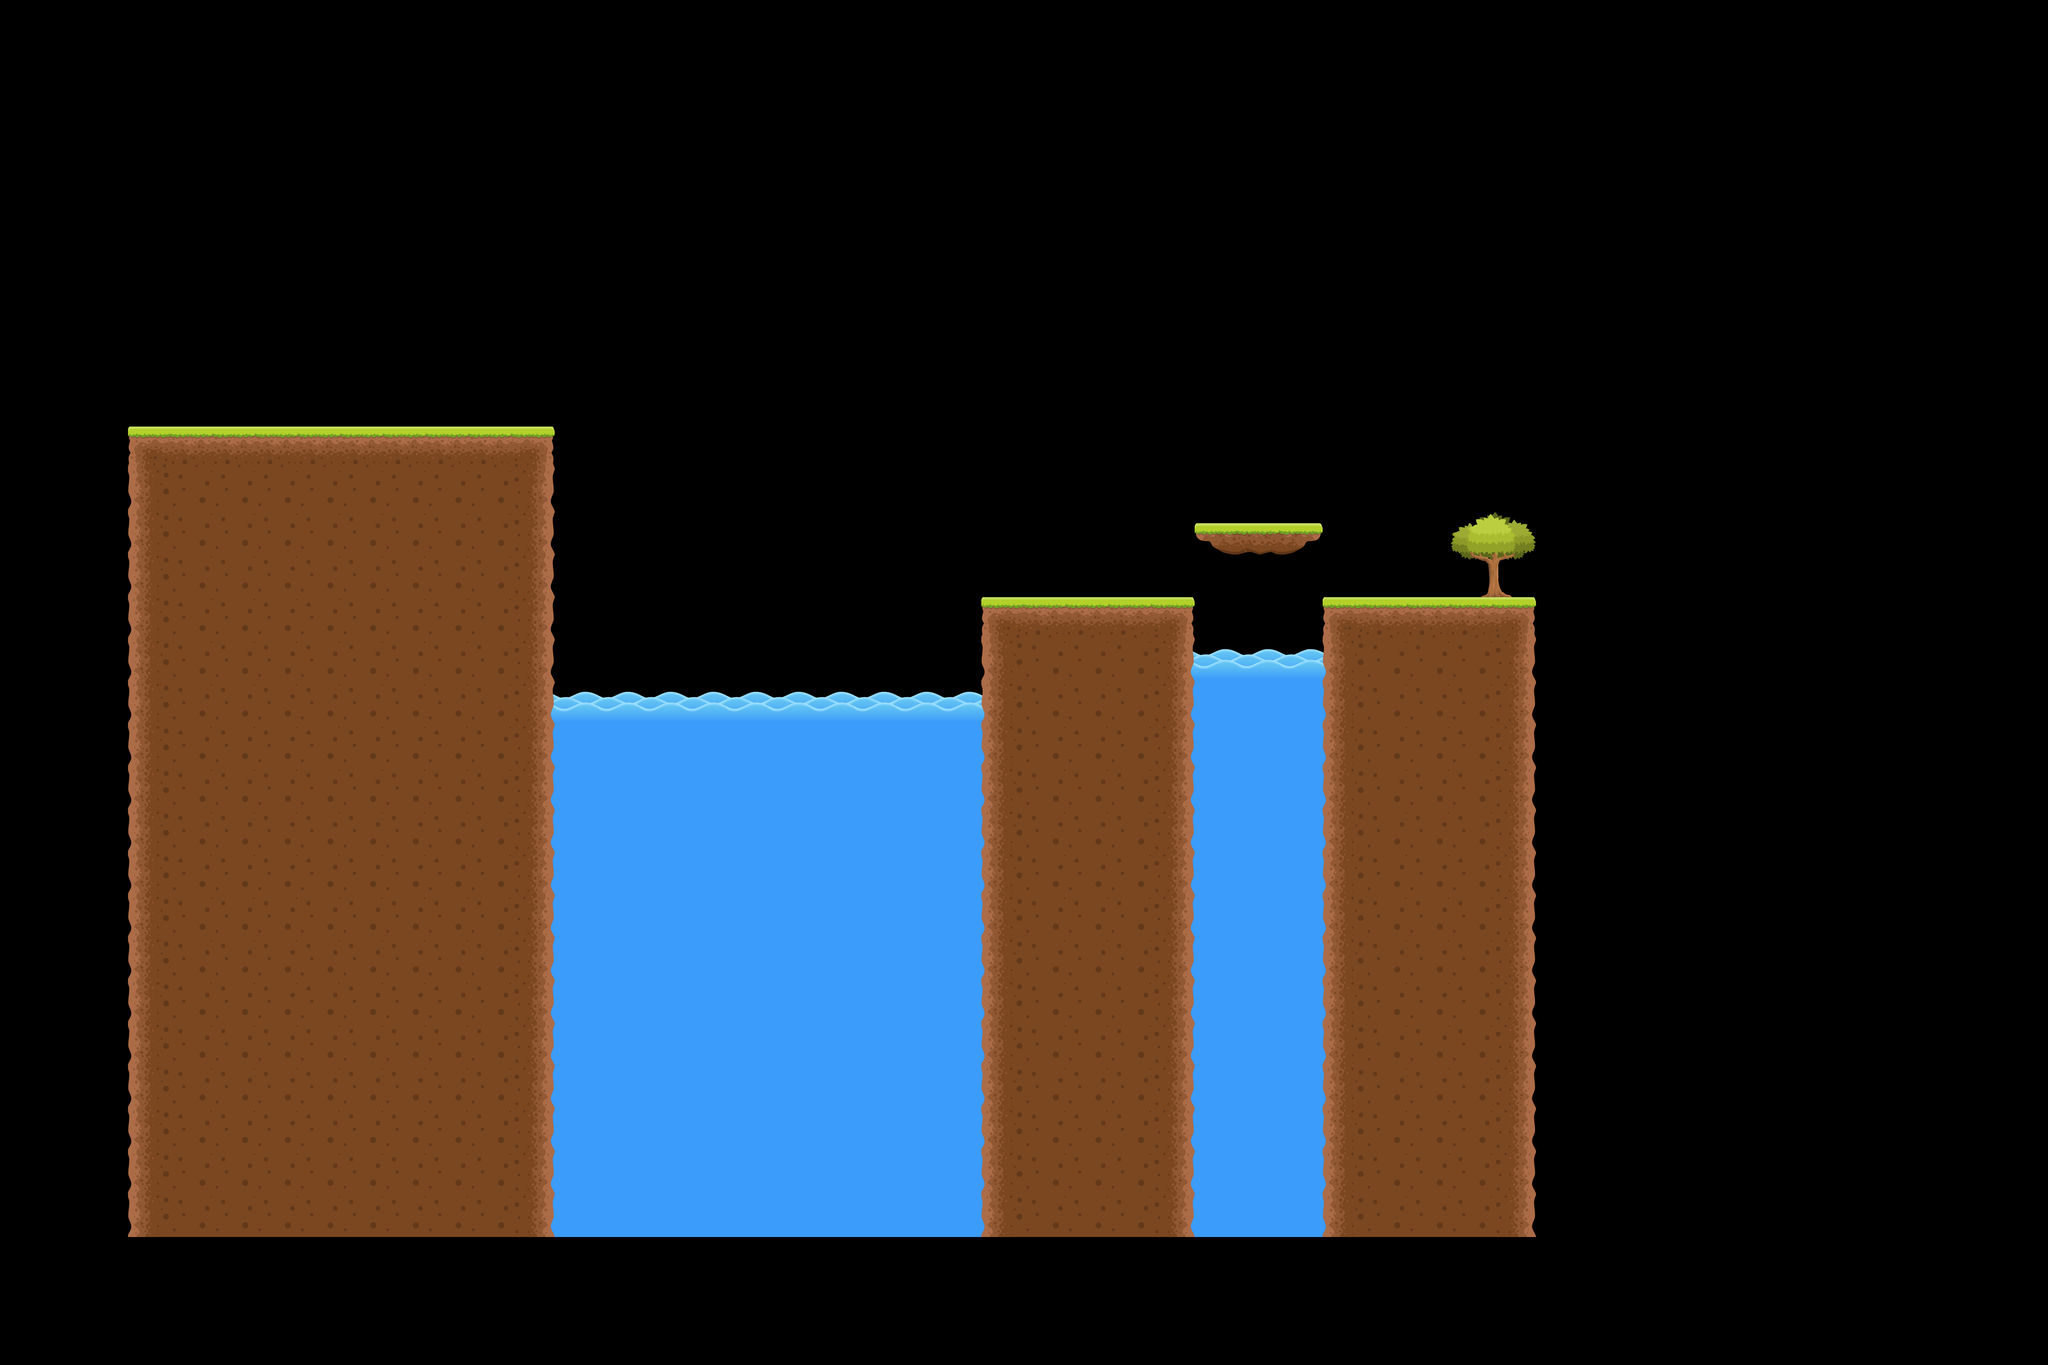

This is a level from a 2D game, rendered from its Tiled map with the project's own tilesets. A one-line summary and the map file follow, with tile-layer data summarised:
An orthogonal 48x32 tile map with 128x128 px tiles, 2 tile layers (Water, Tile Layer 1), 3 tilesets and 149 objects (56x Coin, 53x Crate, 7x BatWaypoint, 5x PlatformStop, 5x PlatformStart, ...).

<map version="1.0" orientation="orthogonal" renderorder="right-down" width="48" height="32" tilewidth="128" tileheight="128">
 <tileset firstgid="1" source="ForestTilesExtruded.tsx" />
 <tileset firstgid="22" name="ForestTrees" tilewidth="256" tileheight="256">
  <image source="ForestTrees.png" width="256" height="512" />
 </tileset>
 <tileset firstgid="24" source="ForestObjects.tsx" />
 <objectgroup name="Object Layer 1">
  <object gid="33" x="4203.93" y="1794.42" />
  <object gid="33" x="3692.06" y="1574.69" />
  <object gid="33" x="3347.33" y="1793.41" />
  <object gid="31" x="4428.42" y="1792.54" />
  <object gid="30" x="4364.43" y="1792.7" />
  <object gid="34" x="3400.94" y="1794.5" />
  <object gid="36" x="1351.73" y="1282.59" />
  <object gid="35" x="4294.91" y="1796.86" />
  <object gid="22" x="1128.02" y="1285.47" />
  <object gid="23" x="848.785" y="1283.28" />
  <object gid="34" x="1069.62" y="1284.74" />
  <object gid="33" x="991.872" y="1283.64" />
  <object gid="24" x="792.771" y="1282.58" />
  <object gid="25" x="856.642" y="1282.58" />
  <object gid="28" x="2973.91" y="1794.57" />
  <object gid="29" x="3037.72" y="1795.16" />
 </objectgroup>
 <layer name="Water" width="48" height="32">
  <data>[1536 cells, 226 non-empty, 2 distinct tile ids]</data>
 </layer>
 <layer name="Tile Layer 1" width="48" height="32">
  <data>[1536 cells, 344 non-empty, 10 distinct tile ids]</data>
 </layer>
 <objectgroup name="Physics">
  <object name="Crate" type="Crate" gid="32" x="3242.16" y="1795.08" />
  <object name="Crate" type="Crate" gid="32" x="3242.56" y="1731.47" />
  <object name="Crate" type="Crate" gid="32" x="3242.96" y="1604.67" />
  <object name="Crate" type="Crate" gid="32" x="3242.56" y="1668.27" />
  <object name="Crate" type="Crate" gid="32" x="3306.16" y="1731.08" />
  <object name="Crate" type="Crate" gid="32" x="3305.76" y="1794.68" />
  <object name="Crate" type="Crate" gid="32" x="3368.97" y="1794.68" />
  <object name="Crate" type="Crate" gid="32" x="3307.74" y="1668.27" />
  <object name="Crate" type="Crate" gid="32" x="3368.97" y="1731.47" />
  <object name="Crate" type="Crate" gid="32" x="3430.2" y="1794.68" />
  <object name="Crate" type="Crate" gid="32" x="3838.65" y="1508.68" />
  <object name="Crate" type="Crate" gid="32" x="3899.88" y="1571.89" />
  <object name="Crate" type="Crate" gid="32" x="3838.65" y="1571.89" />
  <object name="Crate" type="Crate" gid="32" x="3712.24" y="1508.68" />
  <object name="Crate" type="Crate" gid="31" x="3881" y="1570.46" />
  <object name="Crate" type="Crate" gid="32" x="3777.42" y="1445.48" />
  <object name="Crate" type="Crate" gid="32" x="3775.84" y="1508.29" />
  <object name="Crate" type="Crate" gid="32" x="3712.24" y="1445.48" />
  <object name="Crate" type="Crate" gid="32" x="3711.84" y="1572.29" />
  <object name="Crate" type="Crate" gid="32" x="3775.44" y="1571.89" />
  <object name="Crate" type="Crate" gid="30" x="3817.01" y="1570.62" />
  <object name="Crate" type="Crate" gid="32" x="3712.64" y="1381.88" />
  <object name="Crate" type="Crate" gid="32" x="2709.98" y="1496.53" />
  <object name="Crate" type="Crate" gid="32" x="2646.55" y="1496.53" />
  <object name="Crate" type="Crate" gid="32" x="2646.55" y="1431.12" />
  <object name="Crate" type="Crate" gid="32" x="2129.2" y="1668.98" />
  <object name="Crate" type="Crate" gid="32" x="2160.92" y="1732.41" />
  <object name="Crate" type="Crate" gid="32" x="2097.49" y="1732.41" />
  <object name="Crate" type="Crate" gid="32" x="2709.98" y="1431.12" />
  <object name="Crate" type="Crate" gid="32" x="2647.04" y="1304.1" />
  <object name="Crate" type="Crate" gid="32" x="2710.47" y="1369.51" />
  <object name="Crate" type="Crate" gid="32" x="2710.47" y="1304.1" />
  <object name="Crate" type="Crate" gid="32" x="2647.04" y="1369.51" />
  <object name="Crate" type="Crate" gid="32" x="2646.1" y="1177.63" />
  <object name="Crate" type="Crate" gid="32" x="2709.53" y="1243.04" />
  <object name="Crate" type="Crate" gid="32" x="2709.53" y="1177.63" />
  <object name="Crate" type="Crate" gid="32" x="2646.1" y="1243.04" />
  <object name="Crate" type="Crate" gid="32" x="3628.63" y="1086.76" />
  <object name="Crate" type="Crate" gid="32" x="3565.2" y="1021.35" />
  <object name="Crate" type="Crate" gid="32" x="3565.2" y="1086.76" />
  <object name="Crate" type="Crate" gid="32" x="3628.63" y="1021.35" />
  <object name="Crate" type="Crate" gid="32" x="3754.78" y="1086" />
  <object name="Crate" type="Crate" gid="32" x="3691.35" y="1020.59" />
  <object name="Crate" type="Crate" gid="32" x="3691.35" y="1086" />
  <object name="Crate" type="Crate" gid="32" x="3754.78" y="1020.59" />
  <object name="Crate" type="Crate" gid="32" x="3628.23" y="893.685" />
  <object name="Crate" type="Crate" gid="32" x="3564.8" y="959.095" />
  <object name="Crate" type="Crate" gid="32" x="3564.8" y="893.685" />
  <object name="Crate" type="Crate" gid="32" x="3754.38" y="958.335" />
  <object name="Crate" type="Crate" gid="32" x="3628.23" y="959.095" />
  <object name="Crate" type="Crate" gid="32" x="3690.95" y="958.335" />
  <object name="Crate" type="Crate" gid="32" x="3754.38" y="892.925" />
  <object name="Crate" type="Crate" gid="32" x="3690.95" y="892.925" />
 </objectgroup>
 <objectgroup name="Entities">
  <object name="PlayerSpawn" type="PlayerSpawn" x="1529.19" y="1151.12" width="89.9005" height="118.592" />
  <object name="PlatformStop" type="PlatformStop" x="2644.57" y="1906.84" width="118.93" height="73.3399">
   <properties>
    <property name="Platform" value="0" />
   </properties>
  </object>
  <object name="PlatformStart" type="PlatformStart" x="2650.51" y="1461.84" width="118.93" height="73.3399">
   <properties>
    <property name="Platform" value="0" />
   </properties>
  </object>
  <object name="PlatformStart" type="PlatformStart" x="2366.07" y="1911.3" width="118.93" height="73.3399">
   <properties>
    <property name="Platform" value="1" />
   </properties>
  </object>
  <object name="PlatformStop" type="PlatformStop" x="2374.01" y="1470.27" width="118.93" height="73.3399">
   <properties>
    <property name="Platform" value="1" />
   </properties>
  </object>
  <object name="PlatformStop" type="PlatformStop" x="1764.49" y="1697.23" width="118.93" height="73.3399">
   <properties>
    <property name="Platform" value="2" />
   </properties>
  </object>
  <object name="PlatformStart" type="PlatformStart" x="2103.43" y="1692.27" width="118.93" height="73.3399">
   <properties>
    <property name="Platform" value="2" />
   </properties>
  </object>
  <object name="Coin" type="Coin" x="2390.74" y="1002.63" width="65.1303" height="70.1403">
   <ellipse />
  </object>
  <object name="Coin" type="Coin" x="2468.42" y="944.731" width="65.1303" height="70.1403">
   <ellipse />
  </object>
  <object name="Coin" type="Coin" x="2547.99" y="891.748" width="65.1303" height="70.1403">
   <ellipse />
  </object>
  <object name="Coin" type="Coin" x="2627.69" y="952.941" width="65.1303" height="70.1403">
   <ellipse />
  </object>
  <object name="Coin" type="Coin" x="2704.53" y="1008.44" width="65.1303" height="70.1403">
   <ellipse />
  </object>
  <object name="Coin" type="Coin" x="4348.73" y="1437.48" width="65.1303" height="70.1403">
   <ellipse />
  </object>
  <object name="Coin" type="Coin" x="4034.94" y="1431.67" width="65.1303" height="70.1403">
   <ellipse />
  </object>
  <object name="Coin" type="Coin" x="4271.89" y="1381.98" width="65.1303" height="70.1403">
   <ellipse />
  </object>
  <object name="Coin" type="Coin" x="4112.62" y="1373.77" width="65.1303" height="70.1403">
   <ellipse />
  </object>
  <object name="Coin" type="Coin" x="4192.19" y="1320.79" width="65.1303" height="70.1403">
   <ellipse />
  </object>
  </objectgroup>
</map>
<!-- 63 of 149 objects omitted -->
